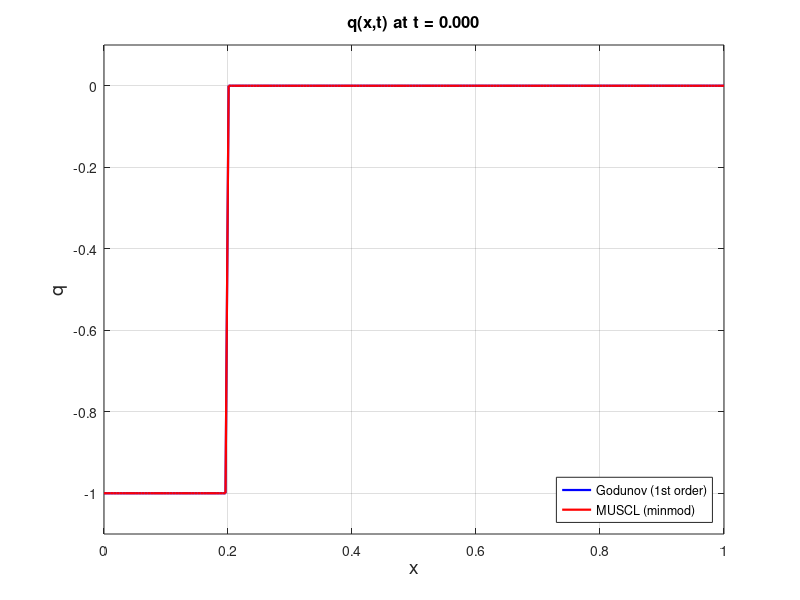
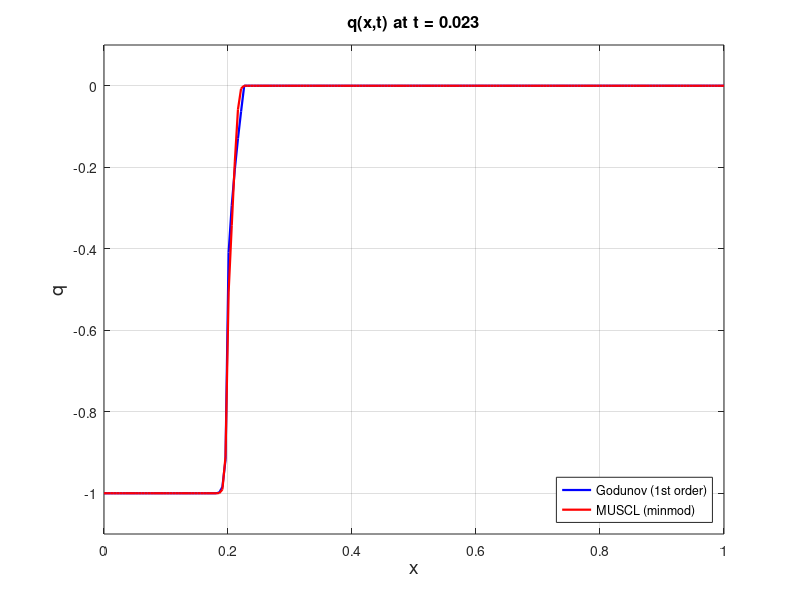
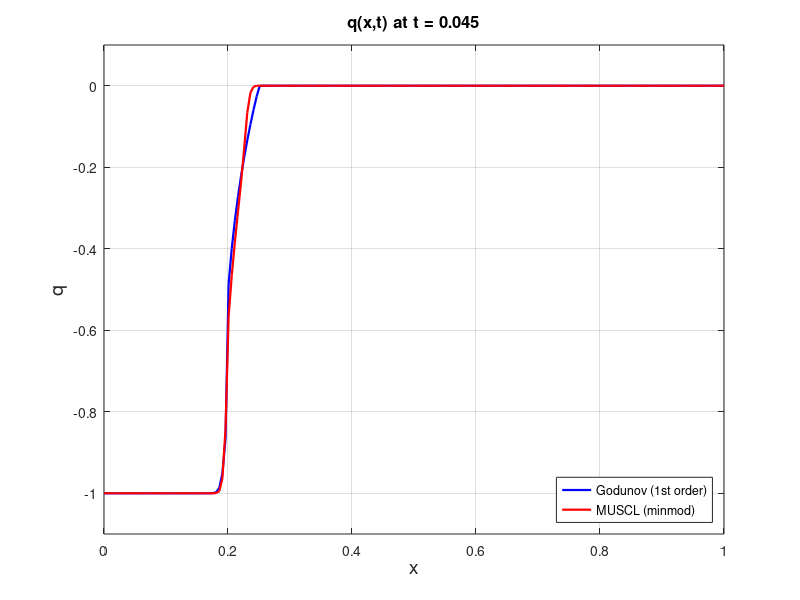
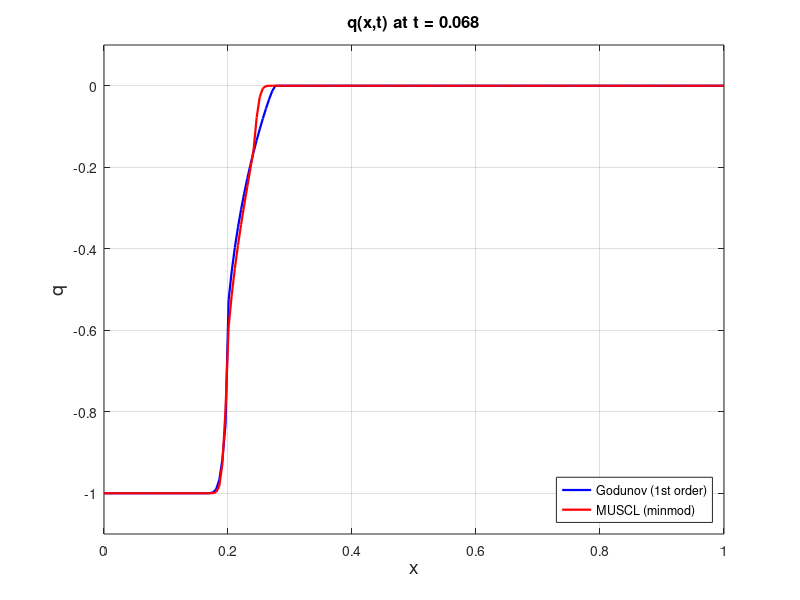

Write the MATLAB code that produced these figures, in order. (Note: a time limit stopped this script after it produced the figures.)
clear; clc;

% Parameters
Nx = 200;
x = linspace(0, 1, Nx)';
dx = x(2) - x(1);
t_end = 1.0;
alpha = 1.5;
CFL = 0.9;
case_name = "shock"; % Options: "shock" or "rarefaction"

% Save plot settings
save_frames = true;         
save_every = 5; % Save every Nth frame
save_dir = 'traffic_shock_a1.5'; % Folder name
frame_count = 0;                 % Counter for saved frames

% Flux and derivatives
f  = @(q) q .* exp(alpha * q);
df = @(q) (1 + alpha * q) .* exp(alpha * q);

% Initial conditions
switch case_name
    case "shock"
        x0 = 0.2; ql = -1.0; qr = 0.0;
    case "rarefaction"
        x0 = 0.7; ql = -0.5; qr = -1.0;
end
q0 = ql * ones(size(x));
q0(x > x0) = qr;

% Time stepping
dt = CFL * dx / max(abs(df(q0)));
Nt = ceil(t_end / dt);
dt = t_end / Nt;
t_vec = linspace(0, t_end, Nt+1);

% Storage arrays
q_god = zeros(Nx, Nt+1);
q_muscl = zeros(Nx, Nt+1);
q_god(:,1) = q0;
q_muscl(:,1) = q0;

% === Minmod limiter function ===
minmod = @(a, b) 0.5 * (sign(a) + sign(b)) .* min(abs(a), abs(b)) .* (sign(a .* b) > 0);

% === First-order Godunov solver ===
q = q0;
for n = 1:Nt
    qL = q(1:end-1);
    qR = q(2:end);
    flux = zeros(size(qL));

    for i = 1:length(qL)
        ql = qL(i); qr = qR(i);
        if ql > qr
            s = (f(ql) - f(qr)) / (ql - qr);
            flux(i) = f(ql) * (s >= 0) + f(qr) * (s < 0);
        else
            if df(ql) >= 0
                flux(i) = f(ql);
            elseif df(qr) <= 0
                flux(i) = f(qr);
            else
                flux(i) = f(-1/alpha);
            end
        end
    end

    q(2:end-1) = q(2:end-1) - dt/dx * (flux(2:end) - flux(1:end-1));
    q(1) = q(2); q(end) = q(end-1);
    q_god(:,n+1) = q;
end

% === MUSCL-Godunov solver ===
q = q0;
for n = 1:Nt
    dq = zeros(size(q));
    dq(2:end-1) = minmod(q(2:end-1) - q(1:end-2), q(3:end) - q(2:end-1));

    qL = q(1:end-1) + 0.5 * dq(1:end-1);
    qR = q(2:end) - 0.5 * dq(2:end);
    flux = zeros(size(qL));

    for i = 1:length(qL)
        ql = qL(i); qr = qR(i);
        if ql > qr
            s = (f(ql) - f(qr)) / (ql - qr);
            flux(i) = f(ql) * (s >= 0) + f(qr) * (s < 0);
        else
            if df(ql) >= 0
                flux(i) = f(ql);
            elseif df(qr) <= 0
                flux(i) = f(qr);
            else
                flux(i) = f(-1/alpha);
            end
        end
    end

    q(2:end-1) = q(2:end-1) - dt/dx * (flux(2:end) - flux(1:end-1));
    q(1) = q(2); q(end) = q(end-1);
    q_muscl(:,n+1) = q;
end

% === Animation Plot ===
figure;
for n = 1:Nt+1
    plot(x, q_god(:,n), 'b', 'LineWidth', 1.6); hold on;
    plot(x, q_muscl(:,n), 'r', 'LineWidth', 1.6);
    legend('Godunov (1st order)', 'MUSCL (minmod)', 'Location', 'southeast');
    axis([0 1 -1.1 0.1]);
    xlabel('x', 'FontSize', 14);
    ylabel('q', 'FontSize', 14);
    title(sprintf('q(x,t) at t = %.3f', t_vec(n)), 'FontSize', 12);
    grid on;
    hold off;
    
    % Create directory if needed
    if save_frames && n == 1 && ~exist(save_dir, 'dir')
        mkdir(save_dir);
    end
    
    % Save frame if it's the first or every Nth
    if save_frames && (n == 1 || mod(n-1, save_every) == 0)
        frame_count = frame_count + 1;
        frame_idx = (n - 1);  % 0-based index for t = 0
        filename = sprintf('%s/frame_%03d.png', save_dir, frame_count);
        saveas(gcf, filename);
    end

    drawnow;
    M(n) = getframe(gcf); %#ok<SAGROW>
end
